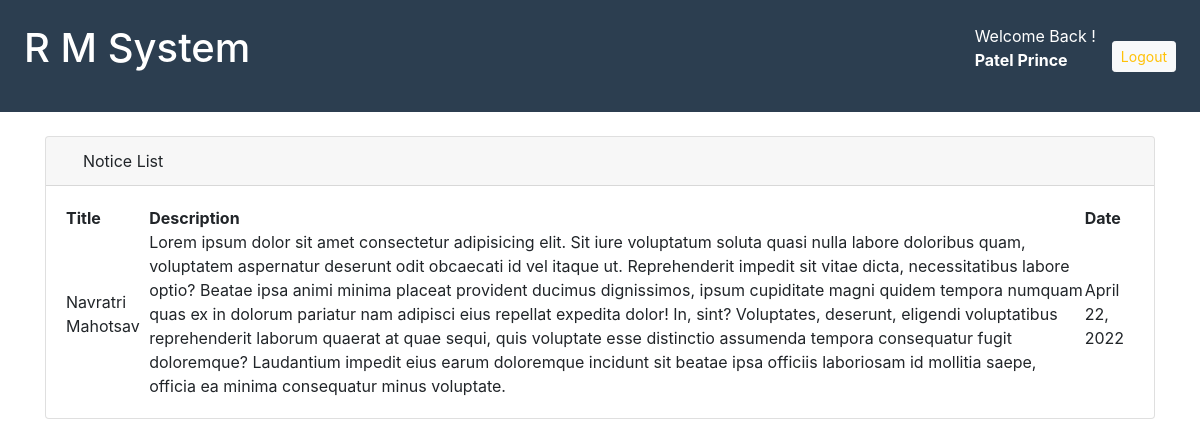
Page /notice_list (signed in) on the committed database.
### management/models.py (models this page shows, shortened)
class Notice(models.Model):
    id = models.IntegerField(primary_key=True)
    title = models.CharField(max_length=100)
    desc = models.TextField()
    date = models.DateField(auto_now_add=True)

### management/views.py (the view)
# urls.py: path('notice_list', views.notice_list, name="List Notice"),
def notice_list(request):
    n = Notice.objects.all()
    return render(request, 'notice_list.html', context={'n': n})

### templates/notice_list.html (shortened to what this page needs)
{% extends 'basic.html' %} {% block body %}
<div class="container mt-4">
  <div class="card">
    <div class="card-header"><i class="fas fa-list"></i> Notice List</div>
    <div class="card-body container">
      <table id="table_id" class="display">
        <thead>
          <tr>
            <th>Title</th>
            <th>Description</th>
            <th>Date</th>
          </tr>
        </thead>
        <tbody>
          {% for i in n %}
          <tr>
              <td>{{i.title}}</td>
              <td>{{i.desc}}</td>
              <td>{{i.date}}</td>
          </tr>
          {% endfor %}
        </tbody>
      </table>
    </div>
  </div>
</div>
{% endblock body %}

### templates/basic.html (shortened to what this page needs)
{% load static %}
<!DOCTYPE html>
<html lang="en">
  <head>
    <link
      rel="stylesheet"
      href="{% static 'bootstrap/css/bootstrap.min.css' %}"
    />
    <link rel="stylesheet" href="{% static 'font-awesome/css/all.css' %}" />
    <link
      rel="stylesheet"
      href="{% static 'owl-carousel/owl.carousel.css' %}"
    />
    <link
      rel="stylesheet"
      href="{% static 'owl-carousel/owl.carousel.min.css' %}"
    />
    <link rel="stylesheet" href="{% static 'css/owl-carousel.css' %}" />
    <link rel="stylesheet" href="{% static 'css/style.css' %}" />
    <link rel="stylesheet" href="{% static 'data-tables/data-table.css' %}" />
  </head>
  <body>
    {% if user.is_authenticated %}
    <div class="admin-menu">
      <div
        class="menu-1 d-flex justify-content-between p-4"
        style="background: #2c3e50; color: white"
      >
        <a class="h1 text-white text-decoration-none" href="/admin">R M System</a>
        <div class="d-flex justify-content-center align-items-center">
          <p class="mr-3">
            Welcome Back ! <br /><span class="font-weight-bold"
              >{{user.first_name}} {{user.last_name}}</span
            >
          </p>
          <a href="handle_logout" class="btn btn-light text-warning btn-sm"
            >Logout</a
          >
        </div>
      </div>
    </div>
    {% block body %}{% endblock body %}
    {% else %}
    <script>
      window.location.replace("/handle_login");
    </script>
    {% endif %}
  </body>
</html>

### static/css/style.css (style rules this page uses)
* { margin: 0; padding: 0; box-sizing: border-box; }

### rows in the picture
Notice: title "Navratri Mahotsav", desc "Lorem ipsum dolor sit amet consectetur adipisicing elit. Sit iure voluptatum soluta quasi nulla labore doloribus quam, voluptatem aspernatur deserunt odit obcaecati id vel itaque ut. Reprehenderit impedit sit vitae dicta, necessitatibus labore optio? Beatae ipsa animi minima placeat provident ducimus dignissimos, ipsum cupiditate magni quidem tempora numquam quas ex in dolorum pariatur nam adipisci eius repellat expedita dolor! In, sint? Voluptates, deserunt, eligendi voluptatibus reprehenderit laborum quaerat at quae sequi, quis voluptate esse distinctio assumenda tempora consequatur fugit doloremque? Laudantium impedit eius earum doloremque incidunt sit beatae ipsa officiis laboriosam id…", date "April 22, 2022"

### other values in the picture
{{ user.first_name }} "Patel"
{{ user.last_name }} "Prince"
